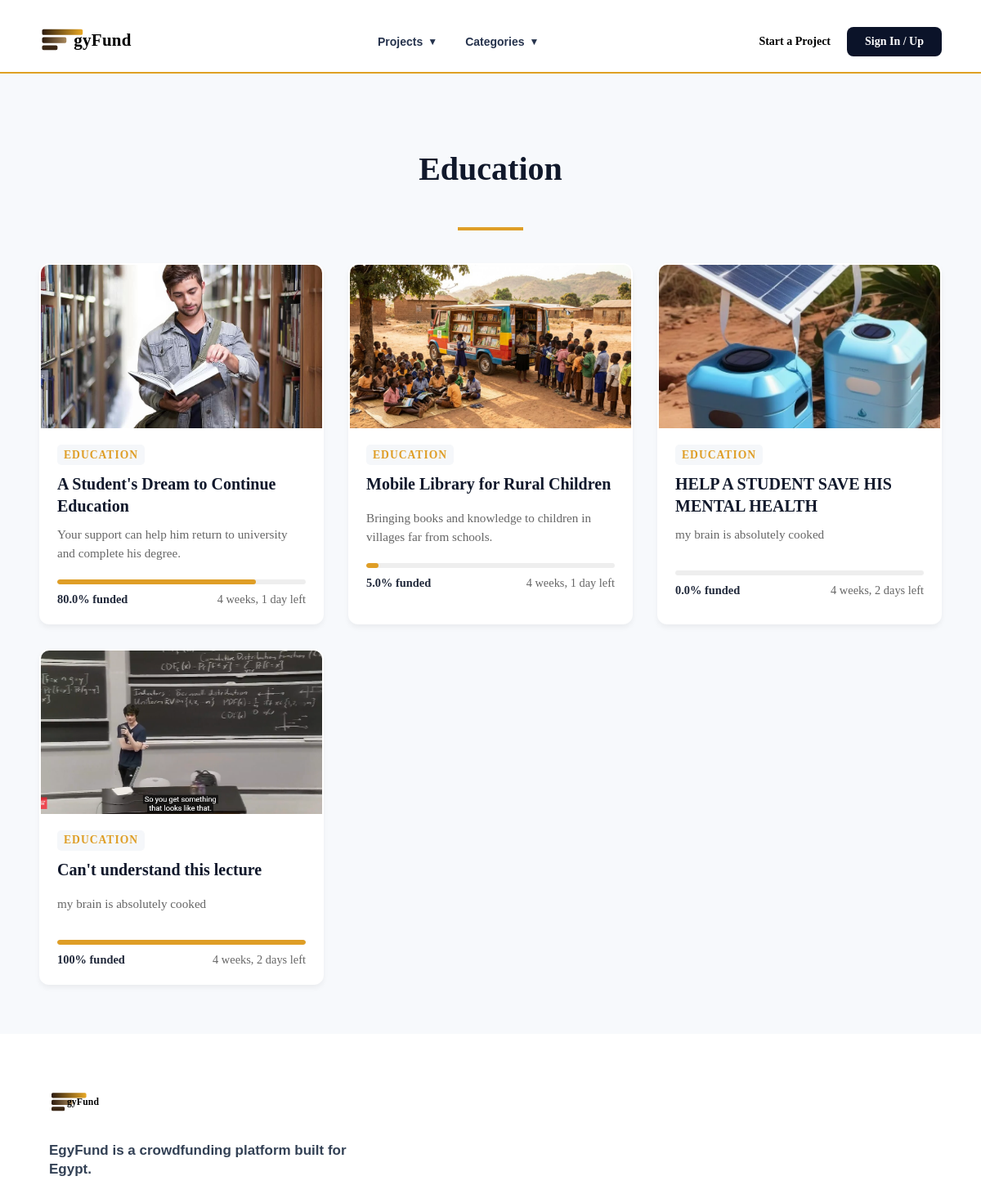
/category/9/, run on the app's committed database.
### projects/models.py (models this page shows, shortened)
class Category(models.Model):
    name = models.CharField(
        max_length=100,
        unique=True
    )

class Project(models.Model):
    @property
    def total_donations(self):
        if hasattr(self, 'donations'):
            total = self.donations.aggregate(total=Sum('amount'))['total']
            return total if total else 0
        if hasattr(self, 'donation_set'):
            total = self.donation_set.aggregate(total=Sum('amount'))['total']
            return total if total else 0
        return 0
    @property
    def funding_percentage(self):
        if not self.target_amount or self.target_amount == 0:
            return 0
        pct = (self.total_donations / self.target_amount) * 100
        return min(round(pct, 1), 100)
    @property
    def cover_image_url(self):
        first_img = self.images.order_by('display_order', 'id').first()
        if first_img and first_img.image:
            return first_img.image.url
        title_to_image = {
            "A Student's Dream to Continue Education": "student-library-books-book-learn-education-knowledge-information-study.jpg",
            "Rescue & Treatment for Injured Dogs": "_128575048_colin-wide-1.jpg",
            "AeroLeaf: Desktop Wind Generator": "wheelchairs-hospital-patient-sitting-wheelchair-holds-his-hands-wheel-self-care-patients-mobility-127469472.webp",
            "Recovery Fund for a Young Patient": "young-woman-hospital-recovery-room-surgery-patient-recovering-post-operative-care-modern-cast-pulse-oximeter-71090332.webp",
            "Solar-Powered Water Purification Device": "image-3.webp",
            "Women's Craft Cooperative": "image_0-19.webp",
            "Vertical Garden for Home Farming": "aeroponic-garden-Indoor-Vertical-Farm.webp",
            "Wheelchair & Rehab Support": "female-patient-in-recovery-room-E594X7.jpg",
            "Emergency Care for Abandoned Animals": "1920_gettyimages-1162266390.jpg",
            "Mobile Library for Rural Children": "pict_large.jpg",
            "Custom 3D-printed prosthetic legs and arms for children.": "pngtree-abstract-golden-lines-ripple-fluttering-border-png-image_6787892.png"
        }
        if self.title in title_to_image:
            return f"/static/assets/images/{title_to_image[self.title]}"
        return '/static/assets/images/image-3.webp'
    class Status(models.TextChoices):
        DRAFT = "DRAFT", "Draft"
        RUNNING = "RUNNING", "Running"
        COMPLETED = "COMPLETED", "Completed"
        CANCELLED = "CANCELLED", "Cancelled"
    owner = models.ForeignKey(
        settings.AUTH_USER_MODEL,
        on_delete=models.CASCADE,
        related_name="projects"
    )
    category = models.ForeignKey(
        Category,
        on_delete=models.PROTECT,
        related_name="projects"
    )
    title = models.CharField(
        max_length=255
    )
    details = models.TextField()
    target_amount = models.DecimalField(
        max_digits=12,
        decimal_places=2
    )
    start_at = models.DateTimeField()
    end_at = models.DateTimeField()
    status = models.CharField(
        max_length=20,
        choices=Status.choices,
        default=Status.DRAFT
    )
    is_featured = models.BooleanField(
        default=False
    )
    cancelled_at = models.DateTimeField(
        blank=True,
        null=True
    )
    tags = models.ManyToManyField(
        Tag,
        through="ProjectTag",
        related_name="projects"
    )
    created_at = models.DateTimeField(
        auto_now_add=True
    )
    updated_at = models.DateTimeField(
        auto_now=True
    )

class ProjectImage(models.Model):
    project = models.ForeignKey(
        Project,
        on_delete=models.CASCADE,
        related_name="images"
    )
    image = models.ImageField(
        upload_to="projects/"
    )
    display_order = models.PositiveIntegerField(
        default=0
    )
    created_at = models.DateTimeField(
        auto_now_add=True
    )
    class Meta:
        ordering = ["display_order", "id"]

### projects/views.py (the view)
# urls.py: path('category/<int:category_id>/', views.category_projects, name='category_projects'),
def category_projects(request, category_id):
    category = get_object_or_404(Category, id=category_id)
    projects = Project.objects.filter(category=category)
    categories = Category.objects.all()
    context = {
        'category': category,
        'featured_projects': projects,   # reuse homepage template's loop variable
        'categories': categories,
    }
    return render(request, 'projects/category.html', context)

### projects/templates/projects/category.html (shortened to what this page needs)
﻿{% load static %}
<!DOCTYPE html>
<html lang="en" dir="ltr">
<head>
    <link rel="stylesheet" href="{% static 'css/base/reset.css' %}">
    <link rel="stylesheet" href="{% static 'css/pages/auth.css' %}">
    <link rel="stylesheet" href="{% static 'css/layout/header.css' %}">
    <link rel="stylesheet" href="{% static 'css/layout/footer.css' %}">
    <link rel="stylesheet" href="{% static 'css/components/slider.css' %}">
    <link rel="stylesheet" href="{% static 'css/components/cards.css' %}">
    <link rel="stylesheet" href="{% static 'css/pages/home.css' %}">
    <link rel="stylesheet" href="{% static 'css/components/featured-projects.css' %}">
</head>
<body>
    <header class="site-header">
        <div class="container header-container">
            <div class="logo">
                <a href="/">
                    <img src="{% static 'assets/icons/gyFund_logo.svg' %}" alt="EgyFund Text" class="logo-img-text">
                </a>
            </div>
            <nav class="main-navigation" aria-label="Main navigation">
                <div class="projects-navigation">
                    <button type="button" class="nav-link projects-toggle" id="projects-toggle" aria-expanded="false" aria-controls="projects-menu">
                        Projects <span class="projects-arrow" aria-hidden="true">&#9660;</span>
                    </button>
                </div>
                <div class="categories-navigation">
                    <button type="button" class="nav-link categories-toggle" id="categories-toggle" aria-expanded="false" aria-controls="categories-menu">
                        Categories <span class="categories-arrow" aria-hidden="true">&#9660;</span>
                    </button>
                </div>
            </nav>
            <div class="header-actions">
                {% if user.is_authenticated %}
                    <div class="user-navigation">
                        <button type="button" class="user-navigation-toggle" id="user-navigation-toggle" aria-expanded="false" aria-controls="user-navigation-menu">
                            <span class="user-avatar">
                                <img src="{% static 'assets/icons/profile-icon-white-bg.svg' %}" alt="User profile">
                            </span>
                            <span class="user-name" id="header-user-name">
                                {{ user.first_name|default:user.email }}
                            </span>
                            <span class="user-chevron" aria-hidden="true">&#9660;</span>
                        </button>
                        <div class="user-navigation-menu" id="user-navigation-menu" hidden>
                            <a href="{% url 'users:profile' %}" class="user-menu-item">
                                <span class="user-menu-text">My Profile</span>
                            </a>
                            <div class="user-menu-divider" aria-hidden="true"></div>
                            <form method="post" action="{% url 'users:logout' %}" style="margin: 0;">
                                {% csrf_token %}
                                <button type="submit" class="user-menu-item user-logout" style="width: 100%; text-align: left; background: none; border: none; cursor: pointer;">
                                    <span class="user-menu-text">Log out</span>
                                </button>
                            </form>
                        </div>
                    </div>
                {% else %}
                    <a href="{% url 'projects:go_fund' %}" class="btn-start">Start a Project</a>
                    <a href="{% url 'users:login' %}" class="btn-signin">Sign In / Up</a>
                {% endif %}
            </div>
        </div>
        <div class="header-border"></div>
    </header>
    <main id="category-content" style="background-color: #f7f9fc;">
        <section class="category-section" style="padding: 60px 0;">
            <div class="container category-container">
                <div class="category-heading" style="margin-bottom: 40px; text-align: center;">
                    <h1 style="font-size: 2.5rem; color: #10182b;">{{ category.name }}</h1>
                    <span style="display: inline-block; height: 4px; width: 80px; background-color: #df9e26; margin-top: 15px;"></span>
                </div>
                <div class="projects-grid" style="display: grid; grid-template-columns: repeat(auto-fill, minmax(300px, 1fr)); gap: 30px;">
                    {% for project in featured_projects %}
                    <article class="project-card" style="background: #fff; border-radius: 12px; overflow: hidden; box-shadow: 0 4px 6px rgba(0,0,0,0.05); transition: transform 0.2s ease;">
                        <a href="{% url 'projects:project_details' project.id %}" class="project-card-link" style="text-decoration: none; color: inherit;">
                            <div class="project-image-wrapper" style="height: 200px; overflow: hidden;">
                                <img src="{{ project.cover_image_url }}" alt="{{ project.title }}" class="project-image" style="width: 100%; height: 100%; object-fit: cover;">
                            </div>
                            <div class="project-content" style="padding: 20px;">
                                <div class="project-meta" style="margin-bottom: 10px;">
                                    <span class="project-category" style="color: #df9e26; font-size: 0.85rem; font-weight: bold; letter-spacing: 1px;">{{ project.category.name|upper }}</span>
                                </div>
                                <h3 class="project-title" style="font-size: 1.25rem; font-weight: bold; margin-bottom: 10px; color: #10182b;">{{ project.title }}</h3>
                                <p class="project-description" style="color: #666; font-size: 0.95rem; line-height: 1.5; margin-bottom: 20px;">{{ project.details|truncatechars:85 }}</p>
                                <div class="project-progress" style="height: 6px; background: #eee; border-radius: 3px; margin-bottom: 10px; overflow: hidden;">
                                    <span style="display: block; height: 100%; background: #df9e26; width: {{ project.funding_percentage }}%;"></span>
                                </div>
                                <div class="project-footer" style="display: flex; justify-content: space-between; font-size: 0.9rem; color: #10182b;">
                                    <strong>{{ project.funding_percentage }}% funded</strong>
                                    <span style="color: #666;">{{ project.end_at|timeuntil }} left</span>
                                </div>
                            </div>
                        </a>
                    </article>
                    {% empty %}
                        <div style="grid-column: 1/-1; text-align: center; padding: 40px; background: #fff; border-radius: 8px;">
                            <p class="empty-category" style="font-size: 1.2rem; color: #666;">No projects available in this category.</p>
                        </div>
                    {% endfor %}
                </div>
            </div>
        </section>
    </main>
    <footer class="site-footer" id="footer">
        <div class="footer-container">
            <div class="footer-brand">
                <div class="logo">
                    <img src="{% static 'assets/icons/gyFund_logo.svg' %}" alt="EgyFund Text" class="logo-img-text" style="height: 25px; display: inline-block; vertical-align: middle;">
                </div>
                <p class="footer-description">
                    EgyFund is a crowdfunding platform built for Egypt.
                </p>
            </div>
        </div>
    </footer>
</body>
</html>

### static/css/layout/header.css (style rules this page uses)
.site-header { background-color: #ffffff; padding: 10px 0 0 0; position: relative; }
.container { width: 92%; max-width: 1300px; margin: 0 auto; }
.header-container { display: flex; align-items: center; justify-content: space-between; }
.logo a { text-decoration: none; display: flex; align-items: center; gap: 0px; }
.logo-img-text { height: 45px; width: auto; object-fit: contain; margin-left: -60px; }
.header-actions { display: flex; align-items: center; gap: 20px; }
.btn-start { text-decoration: none; color: #000; font-size: 14px; font-weight: 600; }
.site-header .btn-signin { border: none; outline: none; cursor: pointer; appearance: none; -webkit-appearance: none; }
.btn-signin { text-decoration: none; background-color: #0b1329; color: #fff; padding: 10px 22px; border-radius: 8px; font-size: 14px; font-weight: 600; }
.header-border { height: 2px; background-color: #DFA124; width: 100%; margin-top: 15px; }
.main-navigation { display: flex; align-items: center; gap: 34px; }
.main-navigation .nav-link { display: inline-flex; align-items: center; gap: 6px; padding: 8px 0; border: none; background: transparent; color: #26334d; font-family: Arial, sans-serif; font-size: 14px; font-weight: 600; line-height: 1; text-decoration: none; cursor: pointer; }
.projects-navigation { position: relative; }
.projects-toggle { appearance: none; -webkit-appearance: none; }
.projects-arrow { font-size: 12px; transition: transform 0.2s ease; }
.categories-navigation { position: relative; }
.categories-toggle { appearance: none; -webkit-appearance: none; }
.categories-arrow { font-size: 12px; transition: transform 0.2s ease; }

### static/css/layout/footer.css (style rules this page uses)
.site-footer { margin-top: auto; padding: 70px 0 18px; background-color: #ffffff; color: #33415f; }
.footer-container { display: flex; justify-content: space-between; gap: 80px; width: min(100% - 120px, 1220px); margin-inline: auto; }
.footer-brand .logo { display: block; }
.footer-brand .logo .logo-img-text { display: block; width: auto; height: 45px; margin-left: -60px; object-fit: contain; }
.footer-description { max-width: 370px; margin: 32px 0 0; color: #334155; font-family: Arial, sans-serif; font-size: 17px; font-weight: 600; line-height: 1.35; }

### static/css/pages/home.css (style rules this page uses)
.projects-grid { display: grid; grid-template-columns: repeat(3, minmax(0, 1fr)); gap: 30px; align-items: stretch; }
.project-card { box-sizing: border-box; min-width: 0; overflow: hidden; border: 2px solid transparent; border-radius: 12px; background-color: #ffffff; transition: transform 0.25s ease, box-shadow 0.25s ease, border-color 0.25s ease; }
.project-card-link { display: block; height: 100%; color: inherit; text-decoration: none; }
.project-image-wrapper { position: relative; height: 200px; overflow: hidden; }
.project-image { display: block; width: 100%; height: 100%; object-fit: cover; transition: transform 0.3s ease; }
.project-content { padding: 17px 11px 14px; }
.project-meta { display: flex; align-items: center; justify-content: space-between; margin-bottom: 14px; color: #66758d; font-size: 11px; font-weight: 700; }
.project-title { min-height: 34px; margin: 0 0 5px; color: #20283a; font-size: 13px; font-weight: 800; line-height: 1.35; }
.project-description { min-height: 35px; margin: 0 0 19px; color: #687892; font-size: 11px; line-height: 1.45; }
.project-progress { width: 100%; height: 5px; overflow: hidden; border-radius: 10px; background-color: #e1e9f2; }
.project-progress span { display: block; height: 100%; border-radius: inherit; background-color: #438fce; }
.project-footer { display: flex; align-items: center; justify-content: space-between; margin-top: 6px; color: #687892; font-size: 10px; }
.project-footer strong { color: #20283a; font-weight: 800; }
.project-meta { display: flex; align-items: center; gap: 10px; min-height: 25px; margin-bottom: 14px; }
.project-category { display: inline-flex; align-items: center; min-height: 25px; padding: 0 8px; border-radius: 5px; background-color: #f5f7fa; color: #687892; font-size: 10px; font-weight: 700; white-space: nowrap; }

### data on the page
Category: name "Education"
Project: shows a picture, category.name "EDUCATION", title "A Student's Dream to Continue Education", details "Your support can help him return to university and complete his degree.", funding_percentage "80.0", end_at "4 weeks, 1 day"
Project: shows a picture, category.name "EDUCATION", title "Mobile Library for Rural Children", details "Bringing books and knowledge to children in villages far from schools.", funding_percentage "5.0", end_at "4 weeks, 1 day"
Project: shows a picture, category.name "EDUCATION", title "HELP A STUDENT SAVE HIS MENTAL HEALTH", details "my brain is absolutely cooked", funding_percentage "0.0", end_at "4 weeks, 2 days"
Project: cover_image_url (picture), category.name "EDUCATION", title "Can't understand this lecture", details "my brain is absolutely cooked", funding_percentage "100", end_at "4 weeks, 2 days"
